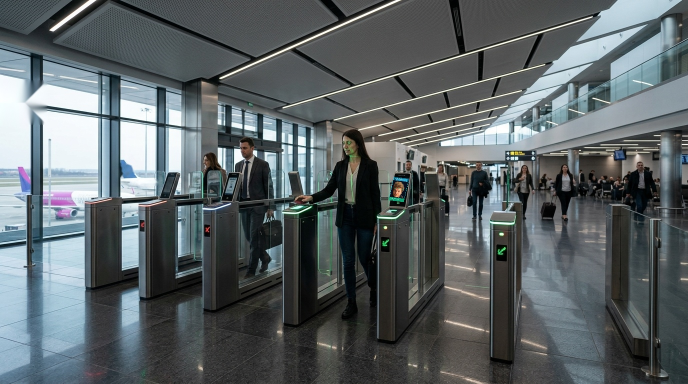
#> input picture dist/assets/images/act3_cabis_terminal.jpg, 1376 x 768 px, found by its file name (shown at 1/2 size)
$ python test_screen_warp.py
#> lines starting #> are read from the running program, lines starting #| are printed output that depends on the picture; after the words box and inside, x2 and y2 are one past the last pixel; in counts of white or black regions, pixels touching at a corner belong together
import cv2
import numpy as np

bg_path = r"c:\Users\Thomas Martinez\Documents\GitHub\ConcoursVIE\public\assets\images\act3_cabis_terminal.jpg"
overlay_path = r"c:\Users\Thomas Martinez\Documents\GitHub\ConcoursVIE\.agents\teamwork\teamwork_preview_explorer_survey_2\thumbnails\holographic_biometric_sample.png"
out_path = r"c:\Users\Thomas Martinez\Documents\GitHub\ConcoursVIE\.agents\teamwork\teamwork_preview_explorer_survey_2\thumbnails\egate_screen_warped_sample.jpg"

bg = cv2.imread(bg_path)
#> bg is the input picture: shape (768, 1376, 3); mean B, G, R 102.4, 99.9, 92.3
h_bg, w_bg = bg.shape[:2]
#> h_bg = 768; w_bg = 1376

overlay = cv2.imread(overlay_path, cv2.IMREAD_UNCHANGED)
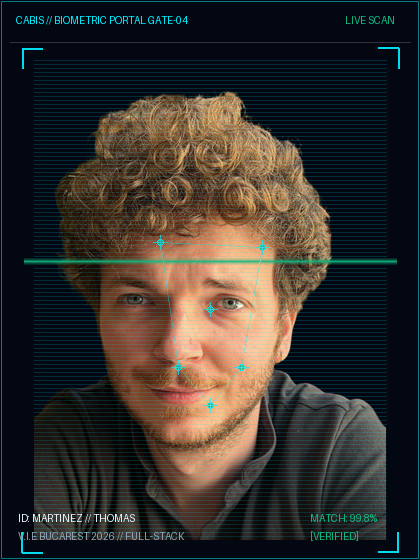
#> input picture .agents/teamwork/teamwork_preview_explorer_survey_2/thumbnails/holographic_biometric_sample.png, 420 x 560 px, found by its file name
#> overlay is the input picture: shape (560, 420, 4); mean B, G, R, A 45.7, 49.6, 53.4, 236.7
h_ov, w_ov = overlay.shape[:2]
#> h_ov = 560; w_ov = 420

src_pts = np.float32([
    [0, 0],
    [w_ov, 0],
    [w_ov, h_ov],
    [0, h_ov]
])
#> src_pts = [[0, 0], [420, 0], [420, 560], [0, 560]]

# Precise destination corners of the tilted OLED screen on the turnstile display
dst_pts = np.float32([
    [787, 353],  # Top-Left
    [818, 357],  # Top-Right
    [807, 404],  # Bottom-Right
    [777, 400]   # Bottom-Left
])

matrix = cv2.getPerspectiveTransform(src_pts, dst_pts)
warped = cv2.warpPerspective(overlay, matrix, (w_bg, h_bg), flags=cv2.INTER_LINEAR, borderMode=cv2.BORDER_CONSTANT, borderValue=(0,0,0,0))
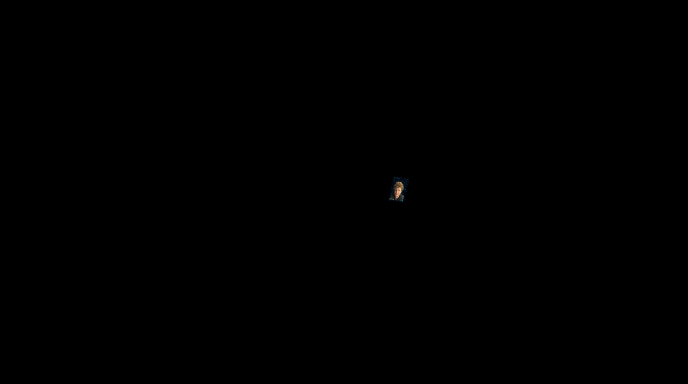
#> warped: shape (768, 1376, 4) (shown at 1/2 size); mean B, G, R, A 0.1, 0.1, 0.1, 0.3

alpha = warped[:, :, 3] / 255.0
for c in range(3):
    bg[:, :, c] = bg[:, :, c] * (1.0 - alpha) + warped[:, :, c] * alpha
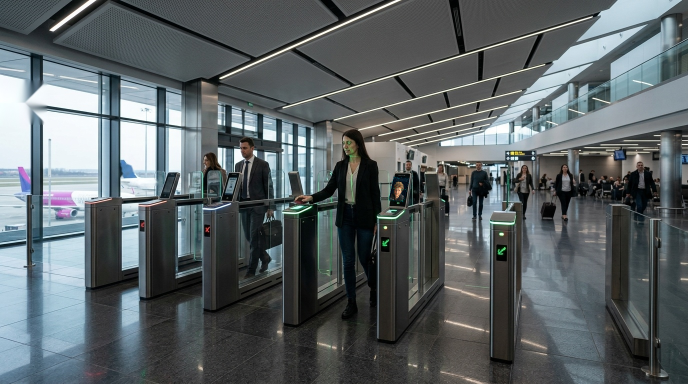
#> bg: shape (768, 1376, 3) (shown at 1/2 size); 0.14% of pixels changed, all inside (x1, y1, x2, y2) = (778, 353, 818, 404)

crop_x1, crop_y1 = 700, 300
crop_x2, crop_y2 = 900, 480
egate_crop = bg[crop_y1:crop_y2, crop_x1:crop_x2]
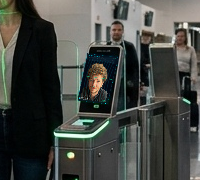
#> egate_crop: shape (180, 200, 3); mean B, G, R 66.7, 71.5, 69

cv2.imwrite(out_path, egate_crop)
print(f"Saved refined warped crop to {out_path}")
